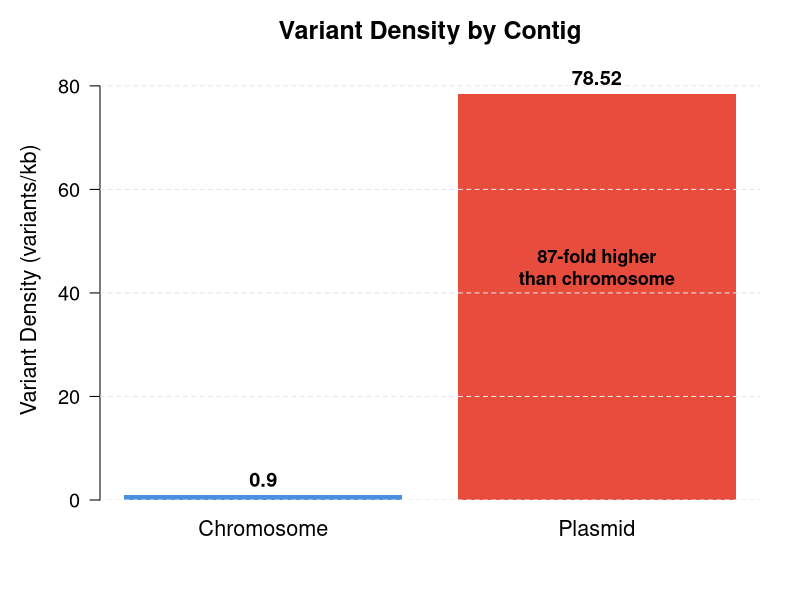

This chart was generated by the following R code:
# Figure 2: Variant Density Comparison
# Bar chart showing difference in variant density

# Create output directory if needed
dir.create("figures", showWarnings = FALSE)

# Data
contigs <- c("Chromosome", "Plasmid")
density <- c(0.9, 78.52)
colors <- c("#4A90E2", "#E74C3C")  # Blue for chromosome, red for plasmid

# Create PNG
png("figures/figure2_variant_density.png", width = 2800, height = 2000, res = 300)

# Set margins
par(mar = c(5, 5, 3, 2))

# Create bar plot
bp <- barplot(density,
              names.arg = contigs,
              col = colors,
              border = NA,
              ylim = c(0, 85),
              ylab = "Variant Density (variants/kb)",
              main = "Variant Density by Contig",
              cex.names = 1.3,
              cex.axis = 1.2,
              cex.lab = 1.3,
              cex.main = 1.5,
              las = 1)

# Add value labels on bars
text(bp, density + 3, 
     labels = c("0.9", "78.52"),
     cex = 1.2,
     font = 2)

# Add annotation for fold-difference
text(bp[2], 45, 
     labels = "87-fold higher\nthan chromosome",
     cex = 1.1,
     font = 2)

# Add grid for readability
abline(h = seq(0, 80, 20), col = "gray90", lty = 2)

dev.off()

cat("Figure 2 created: figures/figure2_variant_density.png\n")
